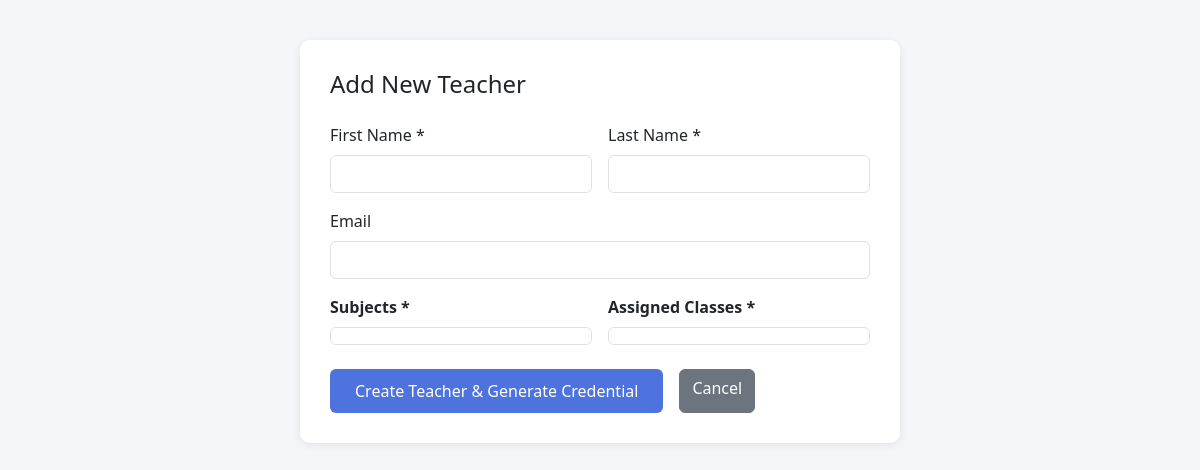
/teacher/add/ (signed in), run on an earlier commit of the app's database.
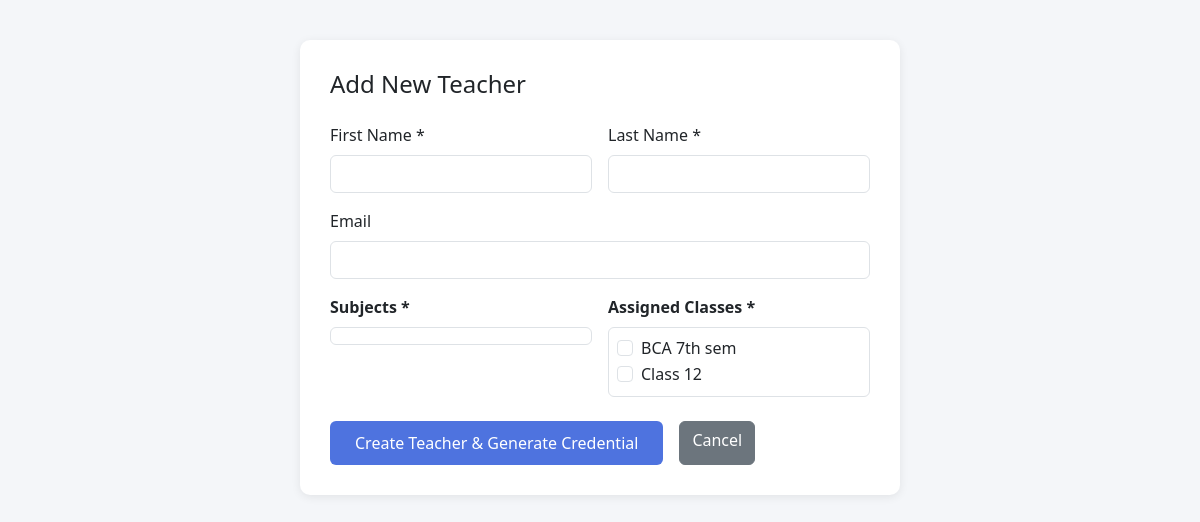
And on a later commit of the database.
### result/models.py (models this page shows, shortened)
class Class(models.Model):
    name = models.CharField(max_length=20)
    section = models.CharField(max_length=10, blank=True)
    class Meta:
        verbose_name_plural = "Classes"
        ordering = ['name', 'section']

### result/views.py (the view, shortened to what this page needs)
# urls.py: path('teacher/add/', views.add_teacher, name='add_teacher'),
@login_required(login_url='login')
def add_teacher(request):
    if not request.user.is_staff:
        return redirect('dashboard')
    subjects = Subject.objects.all()
    classes = Class.objects.all()
    return render(request, 'result/add_teacher.html', {
        'subjects': subjects,
        'classes': classes,
    })

### result/templates/result/add_teacher.html (shortened to what this page needs)
<!DOCTYPE html>
<html lang="en">
<head>
    <link href="https://cdn.jsdelivr.net/npm/bootstrap@5.3.0/dist/css/bootstrap.min.css" rel="stylesheet">
</head>
<body>
<div class="form-container">
    <h4 class="mb-4">Add New Teacher</h4>
    <form method="post">
        <div class="row g-3">
            <div class="col-md-6">
                <label class="form-label">First Name *</label>
                <input type="text" name="first_name" class="form-control" required>
            </div>
            <div class="col-md-6">
                <label class="form-label">Last Name *</label>
                <input type="text" name="last_name" class="form-control" required>
            </div>
            <div class="col-12">
                <label class="form-label">Email</label>
                <input type="email" name="email" class="form-control">
            </div>
            <div class="col-md-6">
    <label class="form-label"><strong>Subjects *</strong></label>
    <div class="border rounded p-2" style="max-height:200px; overflow-y:auto;">
    </div>
</div>
            <div class="col-md-6">
    <label class="form-label"><strong>Assigned Classes *</strong></label>
    <div class="border rounded p-2" style="max-height:200px; overflow-y:auto;">
        {% for class in classes %}
        <div class="form-check">
            <input class="form-check-input"type="checkbox" name="assigned_classes" value="{{ class.id }}" id="class{{ class.id }}">
            <label class="form-check-label" for="class{{ class.id }}">
                {{ class.name }}
            </label>
        </div>
        {% endfor %}
    </div>
</div>
        </div>
        <div class="d-flex gap-3 mt-4">
            <button type="submit" class="btn-save">Create Teacher & Generate Credential</button>
            <a href="{% url 'teacher_list' %}" class="btn btn-secondary">Cancel</a>
        </div>
    </form>
</div>
</body>
</html>

What changed in the data, as far as the page shows it:
added Class: name "BCA 7th sem"
added Class: name "Class 12"
